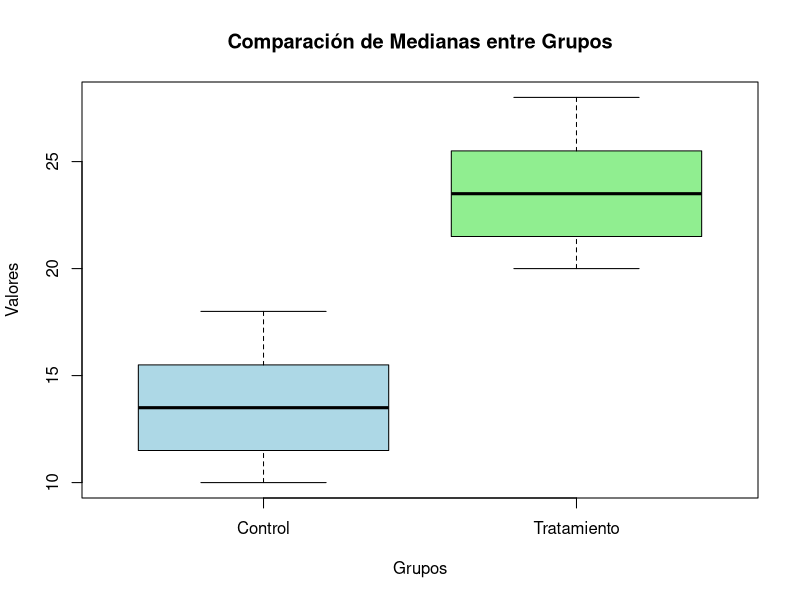

Generate this figure with R:
# Crear datos de ejemplo (dos grupos independientes)
grupo_control <- c(12, 14, 15, 10, 18, 13, 16, 11)
grupo_tratamiento <- c(22, 25, 20, 24, 28, 23, 26, 21)

# Juntar en un data frame
datos <- data.frame(
  valor = c(grupo_control, grupo_tratamiento),
  grupo = rep(c("Control", "Tratamiento"), each = 8)
)

# 1. Visualización gráfica (Diagrama de caja)
boxplot(valor ~ grupo, data = datos,
        main = "Comparación de Medianas entre Grupos",
        ylab = "Valores",
        xlab = "Grupos",
        col = c("lightblue", "lightgreen"))

# 2. Aplicar la prueba U de Mann-Whitney (Wilcoxon rank-sum)
resultado <- wilcox.test(valor ~ grupo, data = datos, exact = FALSE)

# Mostrar resultados
print(resultado)
